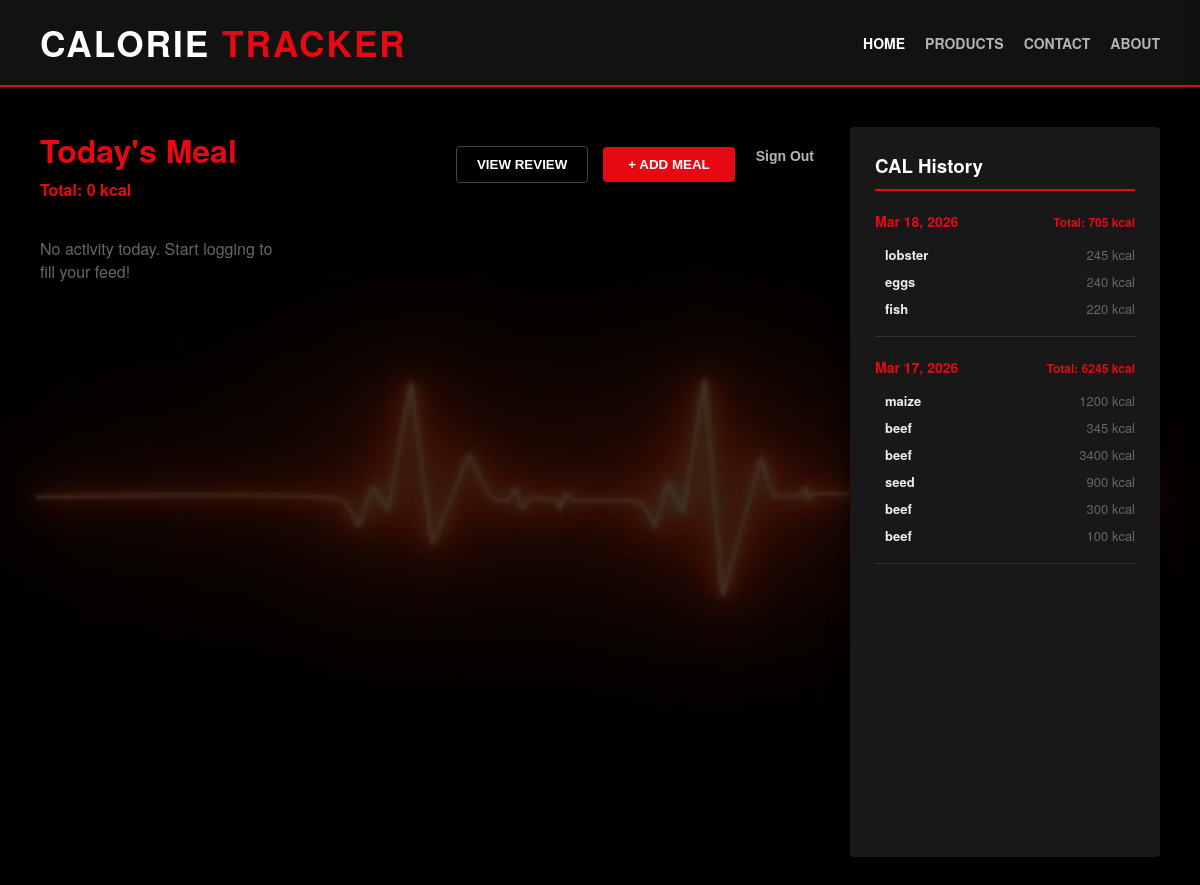
The app's page /home/ (signed in), older data.
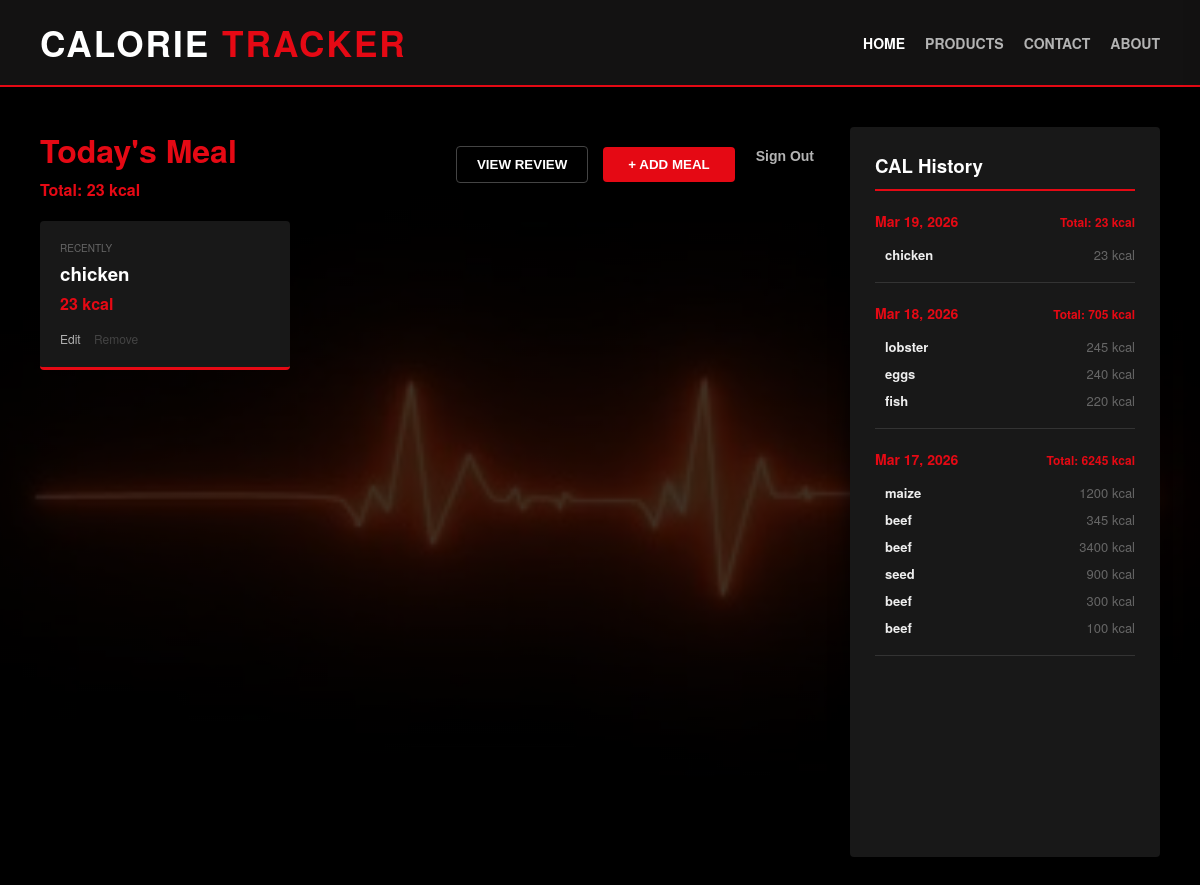
The same page, newer data.
### health/models.py (models this page shows, shortened)
class CalorieLog(models.Model):
    user = models.ForeignKey(User, on_delete=models.CASCADE)
    food_name = models.CharField(max_length=100)
    calories = models.IntegerField()
    date = models.DateField(auto_now_add=True)

### health/views.py (the view)
# urls.py: path('home/', views.tracker_dashboard, name='dashboard'),
@login_required(login_url='login')
def tracker_dashboard(request, update_id=None):
    today_logs = CalorieLog.objects.filter(user=request.user, date=date.today()).order_by('-id')
    total_calories = today_logs.aggregate(Sum('calories'))['calories__sum'] or 0
    history_summary = (
        CalorieLog.objects.filter(user=request.user)
        .values('date')
        .annotate(day_total=Sum('calories'))
        .order_by('-date')
    )
    all_logs = CalorieLog.objects.filter(user=request.user).order_by('-date', '-id')
    instance = get_object_or_404(CalorieLog, id=update_id, user=request.user) if update_id else None
    if request.method == 'POST':
        form = CalorieForm(request.POST, instance=instance)
        if form.is_valid():
            new_log = form.save(commit=False)
            new_log.user = request.user
            new_log.save()
            return redirect('dashboard')
    else:
        form = CalorieForm(instance=instance)
    return render(request, 'health/home.html', {
        'logs': today_logs,
        'total': total_calories,
        'history_summary': history_summary, # Used for the day headers
        'all_logs': all_logs,               # Used for the meal lists
        'form': form,
        'editing': instance,
    })

### health/templates/health/home.html (shortened to what this page needs)
{% load static %}
{% include 'health/navbar.html' %}
<div class="container">
    <div class="main-layout">
        <div class="content-area">
           <div style="display: flex; justify-content: space-between; align-items: center; margin-bottom: 20px;">
                <div>
                    <h2 style="margin:0;">Today's Meal</h2>
                    <p style="color: #E50914; font-weight: bold; margin: 5px 0 0 0;">Total: {{ total|default:"0" }} kcal</p>
                </div>
                <div style="display: flex; gap: 15px; align-items: center;">
                    <button onclick="openReview()" style="background:transparent; color:white; border:1px solid #444; padding:10px 20px; font-weight:bold; border-radius:4px; cursor:pointer;">
                        VIEW REVIEW
                    </button>
                    <button onclick="openDrawer()" style="background:#E50914; color:white; border:none; padding:10px 25px; font-weight:bold; border-radius:4px; cursor:pointer; transition: 0.3s;" onmouseover="this.style.transform='scale(1.05)'" onmouseout="this.style.transform='scale(1)'">
                        + ADD MEAL
                    </button>
                    <form action="{% url 'logout' %}" method="post" style="display: inline;">
                         <button type="submit" style="background: none; border: none; color: #b3b3b3; cursor: pointer; font-weight: bold; font-size: 14px;">Sign Out</button>
                    </form>
                </div>
            </div>
            <div class="today-grid">
                {% for log in logs %}
                <div class="food-card">
                    <span style="color:#666; font-size:10px; text-transform:uppercase;">Recently </span>
                    <h3 style="margin: 5px 0;">{{ log.food_name }}</h3>
                    <div style="color: #E50914; font-weight:bold;">{{ log.calories }} kcal</div>
                    <div style="margin-top:15px; font-size:12px;">
                        <a href="{% url 'edit_mode' log.id %}" style="color:#b3b3b3; text-decoration:none; margin-right:10px;">Edit</a>
                        <a href="{% url 'delete' log.id %}" style="color:#444; text-decoration:none;">Remove</a>
                    </div>
                </div>
                {% empty %}
                <p style="color:#666;">No activity today. Start logging to fill your feed!</p>
                {% endfor %}
            </div>
        </div>
        <div class="sidebar">
            <h3 style="color: white; border-bottom: 2px solid #E50914; padding-bottom: 10px; margin-top:0;">CAL History</h3>
            {% for day in history_summary %}
                <div style="margin-top: 20px; border-bottom: 1px solid #333; padding-bottom: 10px;">
                    <div style="display: flex; justify-content: space-between; align-items: baseline;">
                        <span class="history-date" style="font-size: 14px;">{{ day.date|date:"M d, Y" }}</span>
                        <span style="color: #E50914; font-weight: bold; font-size: 12px;">Total: {{ day.day_total }} kcal</span>
                    </div>
                    <div style="margin-top: 10px; padding-left: 10px;">
                        {% for item in all_logs %}
                            {% if item.date == day.date %}
                                <div style="margin-bottom: 8px; font-size: 13px;">
                                    <strong style="color: #eee;">{{ item.food_name }}</strong>
                                    <span style="color: #666; float: right;">{{ item.calories }} kcal</span>
                                </div>
                            {% endif %}
                        {% endfor %}
                    </div>
                </div>
            {% empty %}
                <p style="color: #444; font-size: 12px;">No previous history found.</p>
            {% endfor %}
        </div>
    </div>
</div>

### health/templates/health/navbar.html (shortened to what this page needs)
<nav class="navbar navbar-expand-lg">
  <div class="container-fluid" style="display: flex; justify-content: space-between; align-items: center;">
    <a class="navbar-brand" href="#">
      <h1 style="color: white; font-size: 2.2rem; font-weight: 700; margin: 0; letter-spacing: 2px;">
        CALORIE <span style="color: #E50914;">TRACKER</span>
    </h1>
    </a>
    <button class="navbar-toggler" type="button" data-bs-toggle="collapse" data-bs-target="#navbarNav" aria-controls="navbarNav" aria-expanded="false" aria-label="Toggle navigation">
    </button>
    <div class="collapse navbar-collapse" id="navbarNav">
      <ul class="navbar-nav">
        <li class="nav-item">
          <a class="nav-link active" aria-current="page" href="{% url 'dashboard' %}">Home</a>
        </li>
         <li class="nav-item">
          <a class="nav-link" href="{% url 'products' %}">Products</a>
        </li>
        <li class="nav-item">
          <a class="nav-link" href="{% url 'contact' %}">Contact</a>
        </li>
        <li class="nav-item">
          <a class="nav-link" href="{% url 'about' %}">About</a>
        </li>
      </ul>
    </div>
  </div>
</nav>

### health/templates/health/navbar.html (style rules this page uses)
.navbar { background-color: rgba(22, 21, 21, 0.9) !important; border-bottom: 2px solid #E50914; padding: 15px 40px; background-image: none !important; }
.navbar-brand { color: #e9e4e4 !important; font-weight: bold; text-transform: uppercase; letter-spacing: 1px; text-decoration: none !important; }
.navbar-nav { display: flex !important; gap: 20px; list-style: none; margin-left: auto; }
.nav-link { color: #b3b3b3 !important; font-weight: bold; text-decoration: none !important; transition: color 0.3s ease; text-transform: uppercase; font-size: 14px; }
.nav-link:hover, .nav-link.active { color: white !important; }
.navbar-toggler { border: none !important; background-color: transparent !important; }

Row changes from the older to the newer data that the page shows:
added CalorieLog: food_name "chicken", calories "23", date "Mar 19, 2026", day_total "23"
Text that changed along with them:
{{ total|default:"0" }}: "0" → "23"
text no longer shown: "No activity today. Start logging to fill your feed!"
